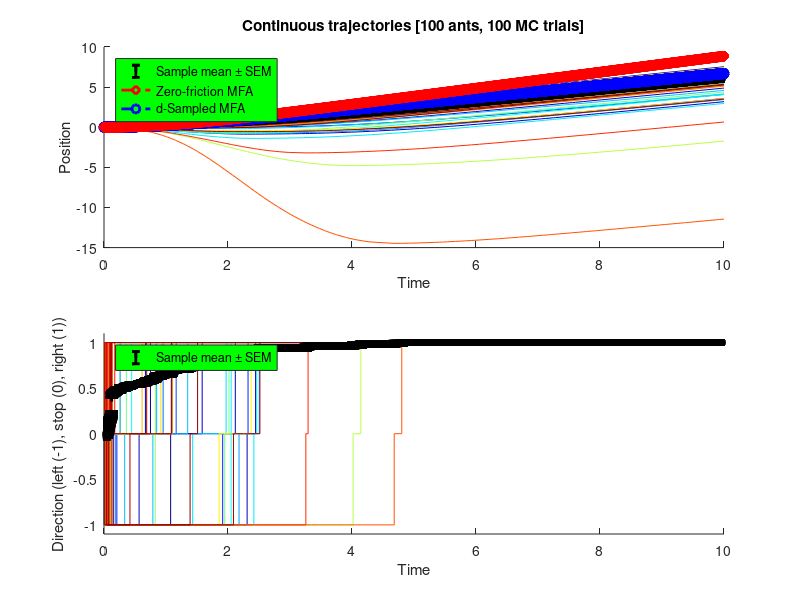
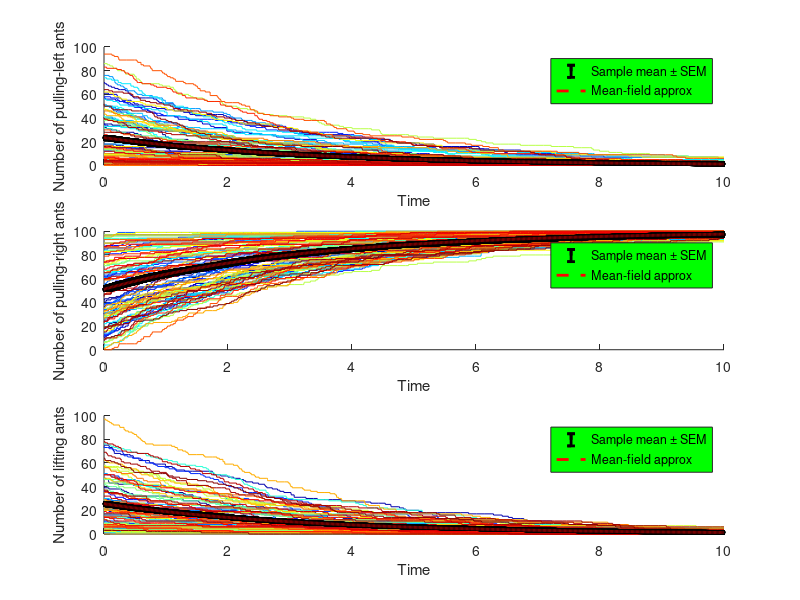

MATLAB code to generate these figures, in order:
% CL_ANT_SHS_ABM_EXACT     Closed-loop ant stochastic hybrid system, exact agent-based model
%
%   This script performs an agent-based simulation of an SHS of ants.
%   Rather than proceeding at uniform time intervals, it calculates the
%   exact next time of an event. Consequently, events can be asynchronous.

clear all

%%%%%% SET SIMULATION PARAMETERS

% Number of MC runs
M = 100;

% Number of ants
N = 100;

% Maximum length of simulation
SIM_TIME = 10;

% State names
state_names = { 'pulling-left', 'pulling-right', 'lifting', 'unattached' };
stateind = containers.Map( state_names, 1:length(state_names) );

% State transition rates (zero down the diagonal)
%lambda = (1 - eye(length(state_names))).*reshape(1:(length(state_names)^2), length(state_names), length(state_names))'/length(state_names)^2 * 0.3;
%lambda = (1 - eye(3)).*[1 2 3; 4 5 6; 7 8 9]/9*0.3;
lambda = (1 - eye(3)).*[0 0 0; 1 0 1; 0 0 0]*0.3;
%rng shuffle
%lambda = (1 - eye(3)).*reshape( randperm(9), 3, 3 )*0.3;
%lambda = (1 - eye(3)).*rand(3,3)*0.3;

% Physical parameters
mL = 10;
mu = 0.05;
Fpg = 0.2;
vd = 1;
Fl = 2;
g = 9.8;


%%%%%% PREPARE SIMULATION

% Maximum time step size (to be sure to capture smooth continuous features)
MAX_TIME_STEP = 0.125;

% History (and initial position and velocity)
clear time x v
[time{1:M}] = deal(0);
[x{1:M}] = deal(0);
[v{1:M}] = deal(0);
[d{1:M}] = deal(sign(v{1}));

% History of number in each state
num_in_state = {};


%%%%%% RUN M MONTE CARLO RUNS

% Pre-allocate some memory for speed

% Will store current state of each ant
states = zeros(1,N);

rng shuffle
for mcrun = 1:M

    % Initial allocation of ants to states
    num_allocated = 0;
%    stateperm = 1:length(lambda);
%    stateperm = randperm(length(lambda));
    stateperm = [2 3 1];
    for i = 1:length(stateperm)
        if i == length(stateperm)
            num_in_state{stateperm(i)}{mcrun}(1) = N - num_allocated; %#ok<SAGROW>
        else
            num_in_state{stateperm(i)}{mcrun}(1) = randi([0 N-num_allocated]); %#ok<SAGROW>
        end
        states(num_allocated + (1:num_in_state{stateperm(i)}{mcrun}(1))) = stateperm(i);
        num_allocated = num_allocated + num_in_state{stateperm(i)}{mcrun}(1);
    end

    % Calculate the time of the next event on each ant
    ant_event_times = time{mcrun}(1) + random( 'exp', 1./sum(lambda(:,states)) );
    next_event_time = min( [ ant_event_times SIM_TIME ] );

    % Discrete event simulation
    % - Generate and iterate over events in same loop
    new_events_to_process = true;
    while new_events_to_process
        %
        % FIRST, use discrete states at previous event to calculate
        % continuous evolution up to this event (or up to object stop).
        %

        % Acceleration from analysis
        Fn = max(0, mL*g - num_in_state{stateind('lifting')}{mcrun}(end)*Fl);
        Fg = (num_in_state{stateind('pulling-right')}{mcrun}(end) - num_in_state{stateind('pulling-left')}{mcrun}(end))*Fpg*(vd - v{mcrun}(end));
        if v{mcrun}(end) == 0 && abs(Fg) < mu*Fn
            % Not enough force to overcome friction at stop
            accel = 0;
        else
            % Either already moving or have enough force to overcome
            % friction from a stop
            accel = (Fg - sign(v{mcrun}(end))*mu*Fn)/mL;
        end

        % With calculated acceleration, integrate continuous position and
        % velocity. If a stop is detected, stop the loop early and process
        % the stop as its own event.
        dT = next_event_time - time{mcrun}(end);
        if v{mcrun}(end) ~= 0 && accel ~= 0 && sign( v{mcrun}(end) ) ~= sign( accel ) && dT > abs( v{mcrun}(end) / accel )
            % A stop is predicted before next_event_time.
            % (i.e., object will stop before any discrete states are
            %  scheduled to change)

            dT = abs( v{mcrun}(end) / accel );
            x{mcrun}(end+1) = x{mcrun}(end) + v{mcrun}(end)*dT + 0.5*accel*dT^2;
            v{mcrun}(end+1) = 0;
            d{mcrun}(end+1) = 0;
            time{mcrun}(end+1) = time{mcrun}(end) + dT;

            % Stop happens before next state transition, and so state
            % numbers stay the same
            for state = 1:length(lambda)
                num_in_state{state}{mcrun}(end+1) = num_in_state{state}{mcrun}(end); %#ok<SAGROW>
            end
        elseif next_event_time > time{mcrun}(end) + MAX_TIME_STEP
            % Make sure we capture interesting features of continuous
            % dynamics
            x{mcrun}(end+1) = x{mcrun}(end) + v{mcrun}(end)*MAX_TIME_STEP + 0.5*accel*MAX_TIME_STEP^2;
            v{mcrun}(end+1) = v{mcrun}(end) + accel*MAX_TIME_STEP;
            d{mcrun}(end+1) = sign(v{mcrun}(end));
            time{mcrun}(end+1) = time{mcrun}(end) + MAX_TIME_STEP;

            % Stop happens before next state transition, and so state
            % numbers stay the same
            for state = 1:length(lambda)
                num_in_state{state}{mcrun}(end+1) = num_in_state{state}{mcrun}(end); %#ok<SAGROW>
            end
        else
            % The object will not stop before next_event_time.

            x{mcrun}(end+1) = x{mcrun}(end) + v{mcrun}(end)*dT + 0.5*accel*dT^2;
            v{mcrun}(end+1) = v{mcrun}(end) + accel*dT;
            d{mcrun}(end+1) = sign(v{mcrun}(end));
            time{mcrun}(end+1) = next_event_time;

            %
            % SECOND, calculate discrete state changes at this event
            %

            % See which ants, if any, have an event at next_event_time
            new_events_to_process = false;
            for ant = find( ant_event_times <= next_event_time + eps )
                % An outgoing edge on the current state of this edge has been
                % activated
                new_events_to_process = true;

                % Draw the next state of this ant weighted according to current
                % outgoing rates
                lambdavec = lambda(:,states(ant))';
                lambdasum = sum(lambdavec);
                states(ant) = nnz( rand > cumsum(lambdavec/lambdasum) ) + 1;

                % For next edge, draw exponential according to outgoing rates from
                % new state
                lambdasum = sum( lambda(:,states(ant)) );
                ant_event_times(ant) = time{mcrun}(end) + random( 'exp', 1/lambdasum );
            end

            % Figure out the next stop
            next_event_time = min( [ ant_event_times SIM_TIME ] );

            % See how many ants are in each state during this interval
            for state = 1:length(lambda)
                num_in_state{state}{mcrun}(end+1) = nnz( states == state ); %#ok<SAGROW>
            end
        end

    end

end


%%%%%% GENERATE STATISTICS


% Generate sample statistics from MC runs

% Sample the MC run data at regular interval
sdT = 1/(20*N*sum(lambda(:)));
stime = time{1}(1):sdT:SIM_TIME;
sx = zeros(M, length(stime));
sv = zeros(M, length(stime));
sd = zeros(M, length(stime));
for state = 1:length(lambda)
    snum_in_state{state} = zeros(M, length(stime)); %#ok<SAGROW>
end
for mcrun = 1:M
    samples = sum(meshgrid(stime, time{mcrun}) >= meshgrid(time{mcrun}, stime)');
    sx(mcrun,:) = x{mcrun}(samples);
    sv(mcrun,:) = v{mcrun}(samples);
    sd(mcrun,:) = d{mcrun}(samples);
    for state = 1:length(lambda)
        snum_in_state{state}(mcrun,:) = num_in_state{state}{mcrun}(samples); %#ok<SAGROW>
    end
end

mean_x = mean( sx );
mean_x_SEM = grpstats( sx, [], 'sem' );
mean_d = mean( sd );
mean_d_SEM = grpstats( sd, [], 'sem' );
mean_counts = zeros(length(stime), length(lambda));
mean_counts_SEM = zeros(length(stime), length(lambda));
for state = 1:length(lambda)
    mean_counts(:, state) = mean( snum_in_state{state} )';
    mean_counts_SEM(:, state) = grpstats( snum_in_state{state}, [], 'sem' )';
end


% Generate predicted moment trajectory from mean-field approximation
initial_mean_state = zeros(length(lambda) + 2, 1);
for state = 1:length(lambda)
    initial_mean_state(state) = mean(snum_in_state{state}(:,1));
end
initial_mean_state(length(lambda)+1) = mean_x(1);
initial_mean_state(length(lambda)+2) = mean( sv(:, 1) );
laplacian = lambda.*(1-eye(size(lambda))) - (1-eye(size(lambda)))*lambda.*eye(size(lambda));
stateeye = eye(length(lambda));
pullvec = zeros(1,length(lambda));
pullvec( stateind('pulling-right') ) = 1;
pullvec( stateind('pulling-left') ) = -1;
vdot = (Fpg*vd/mL) * pullvec;
auglaplacian = [ laplacian zeros(length(lambda),2) ;
                 zeros(1,length(lambda)) 0 1 ;
                 vdot 0 0 ];
[t, mean_field_counts] = ode45( @(tnow,meanstate)(auglaplacian*meanstate - [ zeros(length(lambda)+1,1) ; Fpg*meanstate(end)*(meanstate(stateind('pulling-right')) - meanstate(stateind('pulling-left')))/mL ]), stime, initial_mean_state );

% Generate likely mean-field approximation using sampled d mean
%ds_mean_field_counts = zeros(length(stime),length(lambda)+2);
[dst, ds_mean_field_counts] = ode45( @(tnow,meanstate)( auglaplacian*meanstate ...
                                                        - [ zeros(length(lambda)+1,1) ; Fpg*meanstate(end)*(meanstate(stateind('pulling-right')) - meanstate(stateind('pulling-left')))/mL ] ...
                                                        + [ zeros(length(lambda)+1,1) ; mean_d(nnz(tnow>stime)+1)*mu*(Fl/mL)*meanstate(stateind('lifting')) ] ...
                                                        - [ zeros(length(lambda)+1,1) ; mean_d(nnz(tnow>stime)+1)*mu*g ] ), stime, initial_mean_state );

%%%%%% REPORT STATISTICS

cmap = jet(M);

% Plot continuous variable over time
figure(1);
clf;
subplot(2,1,1);
% plot( stime, sx );
hold on;
for i = 1:M
    plot( time{i}, x{i}, '-', 'Color', cmap(i,:) );
end
%hold on;
smeanfig = errorbar( stime, mean_x, mean_x_SEM, 'k--' );
dsmfafig = plot( dst, ds_mean_field_counts(:,length(lambda)+1), 'b--o' );
zfmfafig = plot( t, mean_field_counts(:,length(lambda)+1), 'r--d' );
meanfig = [ smeanfig zfmfafig dsmfafig ];
set( meanfig, 'LineWidth', 2 );
hold off;
xlim([0 SIM_TIME]);
xlabel( 'Time' );
ylabel( 'Position' );
title( sprintf( 'Continuous trajectories [%d ants, %d MC trials]', N, M ) );
legh = legend( meanfig, 'Sample mean \pm SEM', ...
               'Zero-friction MFA', ...
               'd-Sampled MFA', ...
               'Location', 'NorthWest' );
set(legh, 'Color', 'green');

% Plot direction over time
subplot(2,1,2);
% stairs( stime, sd' );
hold on;
for i = 1:M
    stairs( time{i}, d{i}, '-', 'Color', cmap(i,:) );
end
%hold on;
dmeanfig = errorbar( stime, mean_d, mean_d_SEM, 'k--' );
set( dmeanfig, 'LineWidth', 2 );
hold off;
xlim([0 SIM_TIME]);
ylim([-1.1 1.1]);
xlabel( 'Time' );
ylabel( 'Direction (left (-1), stop (0), right (1))' );
legh = legend( dmeanfig, 'Sample mean \pm SEM', 'Location', 'NorthWest' );
set(legh, 'Color', 'green');


% Plot population trajectories from MC runs overlayed with stats and
% predictions
figure(2);
clf;
uipanel( 'Title', sprintf( 'Discrete trajectories [%d ants, %d MC trials]', N, M ), 'TitlePosition', 'centertop' );
subplot_rows = [ 1 2 3, 2 2 2, 3 3 3, 3 3 3, 4 4 4, 4 4 4 ];
subplot_cols = [ 1 1 1, 2 2 2, 3 3 3, 4 4 4, 4 4 4, 4 5 5 ];

for state = 1:length(lambda)
    subplot(subplot_rows(length(lambda)),subplot_cols(length(lambda)),state);
    %stairs( stime, snum_in_state{state}' );
    hold on;
    for i = 1:M
        stairs( time{i}, num_in_state{state}{i}', 'Color', cmap(i,:) );
    end
    smeanfig = errorbar( stime, mean_counts(:,state), mean_counts_SEM(:,state), 'k--' );
    mfafig = plot( t, mean_field_counts(:,state), 'r--' );
    meanfig = [smeanfig mfafig];
    set( meanfig, 'LineWidth', 2 );
    hold off;
    xlim([0 SIM_TIME]);
    xlabel( 'Time' );
    ylabel( sprintf('Number of %s ants', state_names{state} ) );
    legh = legend( meanfig, 'Sample mean \pm SEM', 'Mean-field approx' );
    set(legh, 'Color', 'green');
end